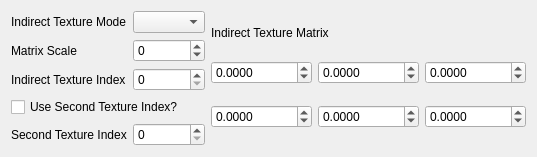
                 <widget class="QWidget" name="tab_6">
                  <attribute name="title">
                   <string>Indirect Texture</string>
                  </attribute>
                  <layout class="QGridLayout" name="gridLayout_20">
                   <item row="0" column="0">
                    <layout class="QGridLayout" name="gridLayout_15">
                     <item row="2" column="0">
                      <widget class="QLabel" name="label_46">
                       <property name="text">
                        <string>Indirect Texture Index</string>
                       </property>
                      </widget>
                     </item>
                     <item row="1" column="0">
                      <widget class="QLabel" name="label_45">
                       <property name="text">
                        <string>Matrix Scale</string>
                       </property>
                      </widget>
                     </item>
                     <item row="2" column="1">
                      <widget class="QSpinBox" name="indirectTextureIndex">
                       <property name="minimum">
                        <number>0</number>
                       </property>
                       <property name="maximum">
                        <number>255</number>
                       </property>
                      </widget>
                     </item>
                     <item row="0" column="1">
                      <widget class="QComboBox" name="indirectTextureMode"/>
                     </item>
                     <item row="1" column="1">
                      <widget class="QSpinBox" name="matrixScale">
                       <property name="minimum">
                        <number>-127</number>
                       </property>
                       <property name="maximum">
                        <number>127</number>
                       </property>
                      </widget>
                     </item>
                     <item row="0" column="0">
                      <widget class="QLabel" name="label_43">
                       <property name="text">
                        <string>Indirect Texture Mode</string>
                       </property>
                      </widget>
                     </item>
                     <item row="4" column="0">
                      <widget class="QLabel" name="label_47">
                       <property name="text">
                        <string>Second Texture Index</string>
                       </property>
                      </widget>
                     </item>
                     <item row="4" column="1">
                      <widget class="QSpinBox" name="secondTextureIndex">
                       <property name="minimum">
                        <number>0</number>
                       </property>
                       <property name="maximum">
                        <number>255</number>
                       </property>
                      </widget>
                     </item>
                     <item row="3" column="0" colspan="2">
                      <widget class="QCheckBox" name="useSecondTextureIndex">
                       <property name="text">
                        <string>Use Second Texture Index?</string>
                       </property>
                      </widget>
                     </item>
                    </layout>
                   </item>
                   <item row="0" column="1">
                    <layout class="QGridLayout" name="gridLayout_19" rowstretch="0,0,0">
                     <item row="0" column="0" colspan="2">
                      <widget class="QLabel" name="label_44">
                       <property name="sizePolicy">
                        <sizepolicy hsizetype="Preferred" vsizetype="Fixed">
                         <horstretch>0</horstretch>
                         <verstretch>0</verstretch>
                        </sizepolicy>
                       </property>
                       <property name="text">
                        <string>Indirect Texture Matrix</string>
                       </property>
                      </widget>
                     </item>
                     <item row="1" column="0">
                      <widget class="QDoubleSpinBox" name="indirectTexMatrix00">
                       <property name="sizePolicy">
                        <sizepolicy hsizetype="MinimumExpanding" vsizetype="Fixed">
                         <horstretch>0</horstretch>
                         <verstretch>0</verstretch>
                        </sizepolicy>
                       </property>
                       <property name="prefix">
                        <string/>
                       </property>
                       <property name="decimals">
                        <number>4</number>
                       </property>
                       <property name="minimum">
                        <double>-999999.999900000053458</double>
                       </property>
                       <property name="maximum">
                        <double>999999.999900000053458</double>
                       </property>
                      </widget>
                     </item>
                     <item row="1" column="2">
                      <widget class="QDoubleSpinBox" name="indirectTexMatrix02">
                       <property name="sizePolicy">
                        <sizepolicy hsizetype="MinimumExpanding" vsizetype="Fixed">
                         <horstretch>0</horstretch>
                         <verstretch>0</verstretch>
                        </sizepolicy>
                       </property>
                       <property name="prefix">
                        <string/>
                       </property>
                       <property name="decimals">
                        <number>4</number>
                       </property>
                       <property name="minimum">
                        <double>-999999.999900000053458</double>
                       </property>
                       <property name="maximum">
                        <double>999999.999900000053458</double>
                       </property>
                      </widget>
                     </item>
                     <item row="1" column="1">
                      <widget class="QDoubleSpinBox" name="indirectTexMatrix01">
                       <property name="sizePolicy">
                        <sizepolicy hsizetype="MinimumExpanding" vsizetype="Fixed">
                         <horstretch>0</horstretch>
                         <verstretch>0</verstretch>
                        </sizepolicy>
                       </property>
                       <property name="prefix">
                        <string/>
                       </property>
                       <property name="decimals">
                        <number>4</number>
                       </property>
                       <property name="minimum">
                        <double>-999999.999900000053458</double>
                       </property>
                       <property name="maximum">
                        <double>999999.999900000053458</double>
                       </property>
                      </widget>
                     </item>
                     <item row="2" column="0">
                      <widget class="QDoubleSpinBox" name="indirectTexMatrix10">
                       <property name="sizePolicy">
                        <sizepolicy hsizetype="MinimumExpanding" vsizetype="Fixed">
                         <horstretch>0</horstretch>
                         <verstretch>0</verstretch>
                        </sizepolicy>
                       </property>
                       <property name="prefix">
                        <string/>
                       </property>
                       <property name="decimals">
                        <number>4</number>
                       </property>
                       <property name="minimum">
                        <double>-999999.999900000053458</double>
                       </property>
                       <property name="maximum">
                        <double>999999.999900000053458</double>
                       </property>
                      </widget>
                     </item>
                     <item row="2" column="1">
                      <widget class="QDoubleSpinBox" name="indirectTexMatrix11">
                       <property name="sizePolicy">
                        <sizepolicy hsizetype="MinimumExpanding" vsizetype="Fixed">
                         <horstretch>0</horstretch>
                         <verstretch>0</verstretch>
                        </sizepolicy>
                       </property>
                       <property name="prefix">
                        <string/>
                       </property>
                       <property name="decimals">
                        <number>4</number>
                       </property>
                       <property name="minimum">
                        <double>-999999.999900000053458</double>
                       </property>
                       <property name="maximum">
                        <double>999999.999900000053458</double>
                       </property>
                      </widget>
                     </item>
                     <item row="2" column="2">
                      <widget class="QDoubleSpinBox" name="indirectTexMatrix12">
                       <property name="sizePolicy">
                        <sizepolicy hsizetype="MinimumExpanding" vsizetype="Fixed">
                         <horstretch>0</horstretch>
                         <verstretch>0</verstretch>
                        </sizepolicy>
                       </property>
                       <property name="prefix">
                        <string/>
                       </property>
                       <property name="decimals">
                        <number>4</number>
                       </property>
                       <property name="minimum">
                        <double>-999999.999900000053458</double>
                       </property>
                       <property name="maximum">
                        <double>999999.999900000053458</double>
                       </property>
                      </widget>
                     </item>
                    </layout>
                   </item>
                  </layout>
                 </widget>
